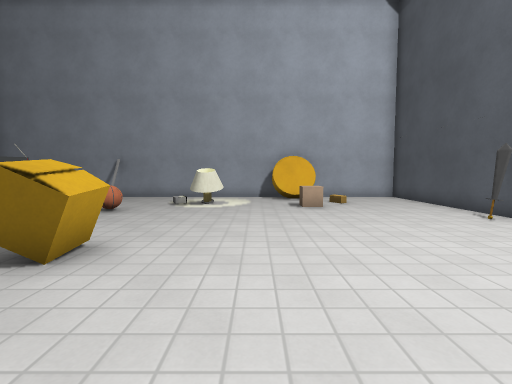
view 1 (above)

16 first-person views from a walk through a level from a Godot 3-D game. The camera is 1.2 m above the floor, tilts 4° down and sees 85° across. The floor is counted in squares, 1 m on a side. Each view is taken from the middle of a square. On the plan, view 1 faces up. The plan holds only what a view shows up to about 13 squares ahead; the rest is blank. The place goes on beyond the plan. Some surface patterns are stand-ins.

view 2
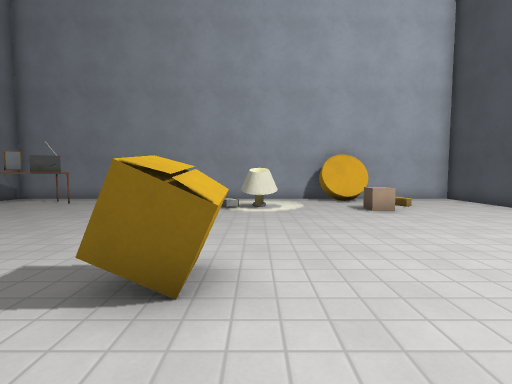

view 3
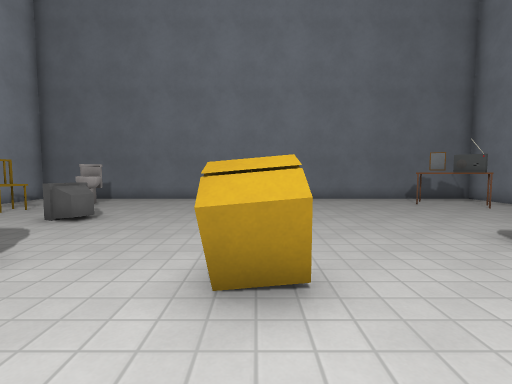

view 4
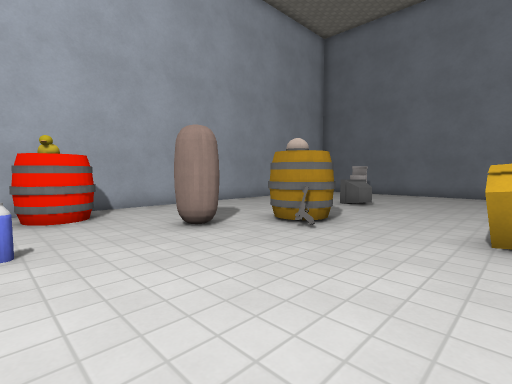

view 5
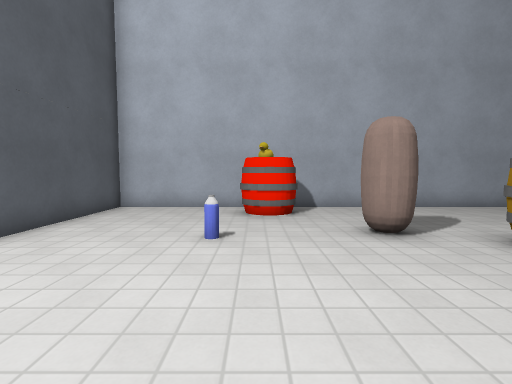

view 6
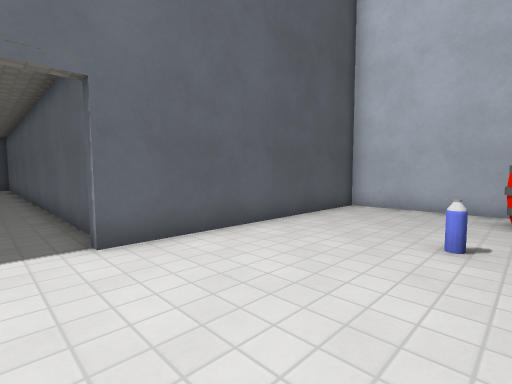

view 7
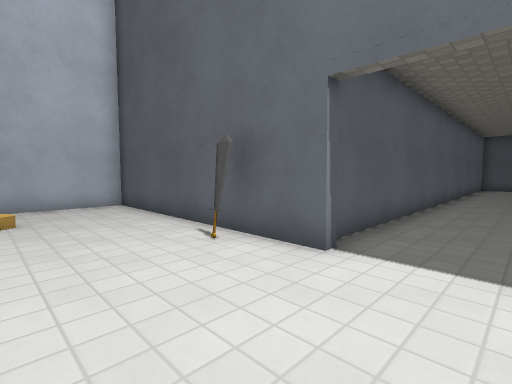

view 8
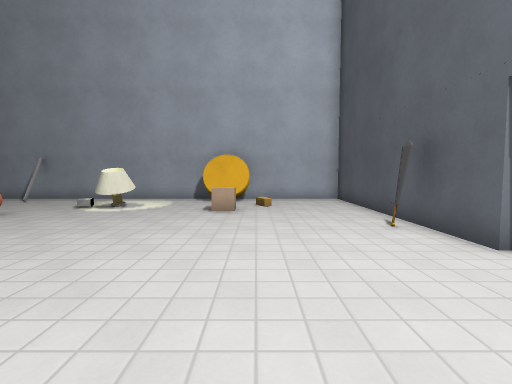

view 9
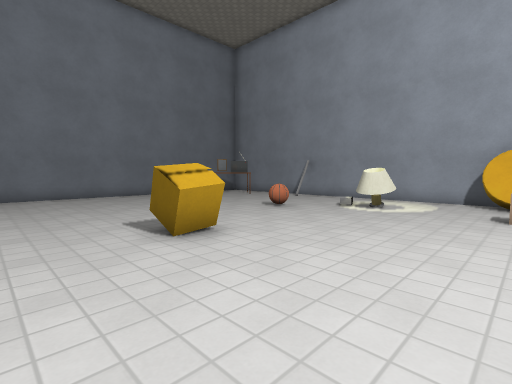

view 10
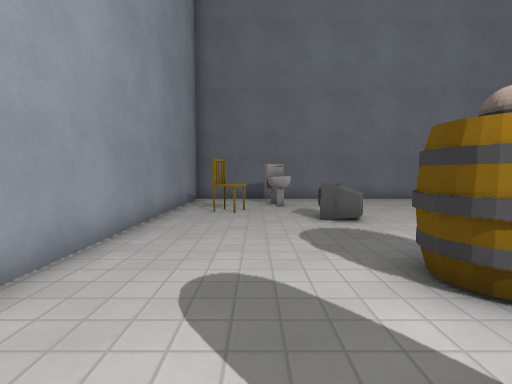

view 11
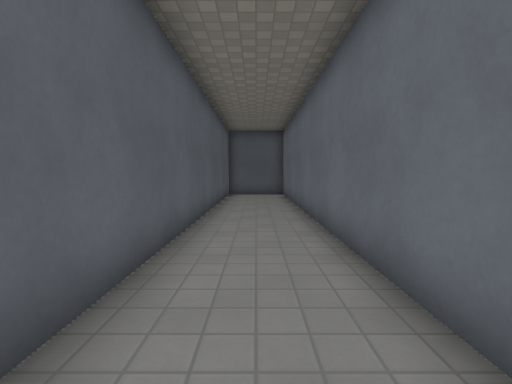

view 12
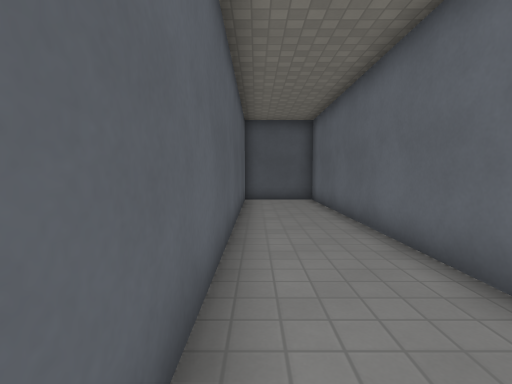

view 13
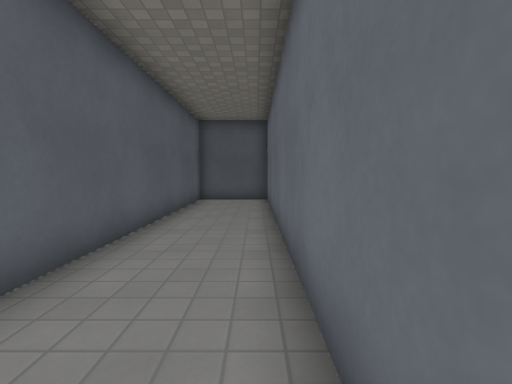

view 14
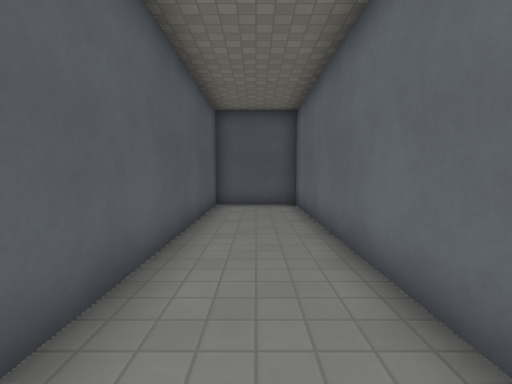

view 15
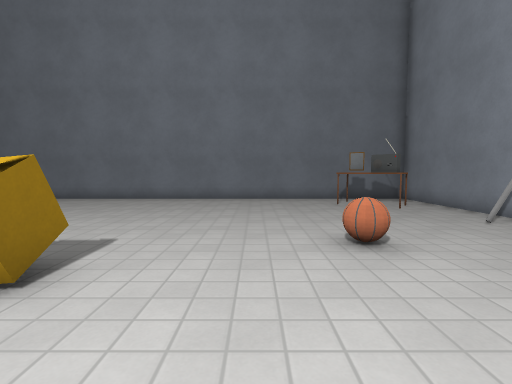

view 16
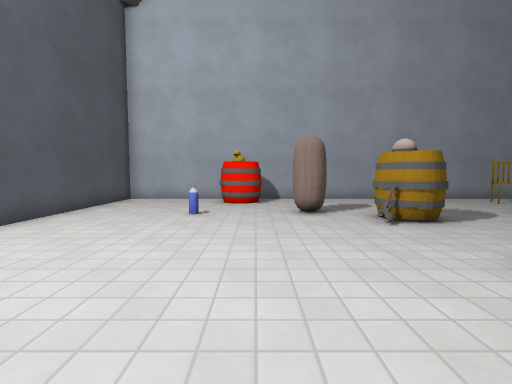

### Floor plan
Points are (right, up) in squares from view 1. A wall is a line through its corners. A room is listed if a view was taken in it or the views show most of it. See-through windows are left out.
Room 1 (views 1, 2, 3, 4, 5, 6, 7, 8, 9, 10, 11, 12, 13, 14, 15, 16)
walls: (7.1, 5.2) (6.7, 5.2) (6.7, 13.7) (2.4, 13.7); (8, 2.5) (26.3, 2.5) (26.3, 5.5) (7.5, 5.5); (1, 12.5) (0.9, 13); (0.9, 12.6) (0.7, 12.8); (2.7, 12.8) (0.7, 12.8); (2.6, 12.9) (0.9, 12.9); (1.2, 13.7) (-12.7, 13.7) (-12.7, -5.7) (6.7, -5.7) (6.7, 2.7) (7.1, 2.7)
low walls: (2.7, 12.6) (0.9, 12.6)
objects: toilet (-11, -2) to (-10, -2); table (-11, 10); picture (-11, 11) to (-10, 11); radio (-10, 12); chair (-9, -4) to (-8, -4); table (-9, 12); TV (-8, -1) to (-7, 0); pipe (-7, 13); ball (-5, 9); barrel (-4, -1) to (-3, 0); box (-3, 4); gun (-2, 0); lamp (-2, 10) to (-1, 11); other object (2, 10); bottle (3, -1); other object (6, 7)

Positions as (right, up) in squares from view 1, and headings:
1: (0, 0), facing up
2: (-2, 1), facing up
3: (0, 4), facing left
4: (3, 4), facing down-left
5: (2, 4), facing down
6: (2, 4), facing down-right
7: (3, 3), facing up-right
8: (3, 1), facing up
9: (2, 1), facing up-left
10: (0, -3), facing left
11: (11, 4), facing right
12: (14, 5), facing right
13: (14, 3), facing right
14: (16, 4), facing right
15: (0, 7), facing left
16: (1, 7), facing down
